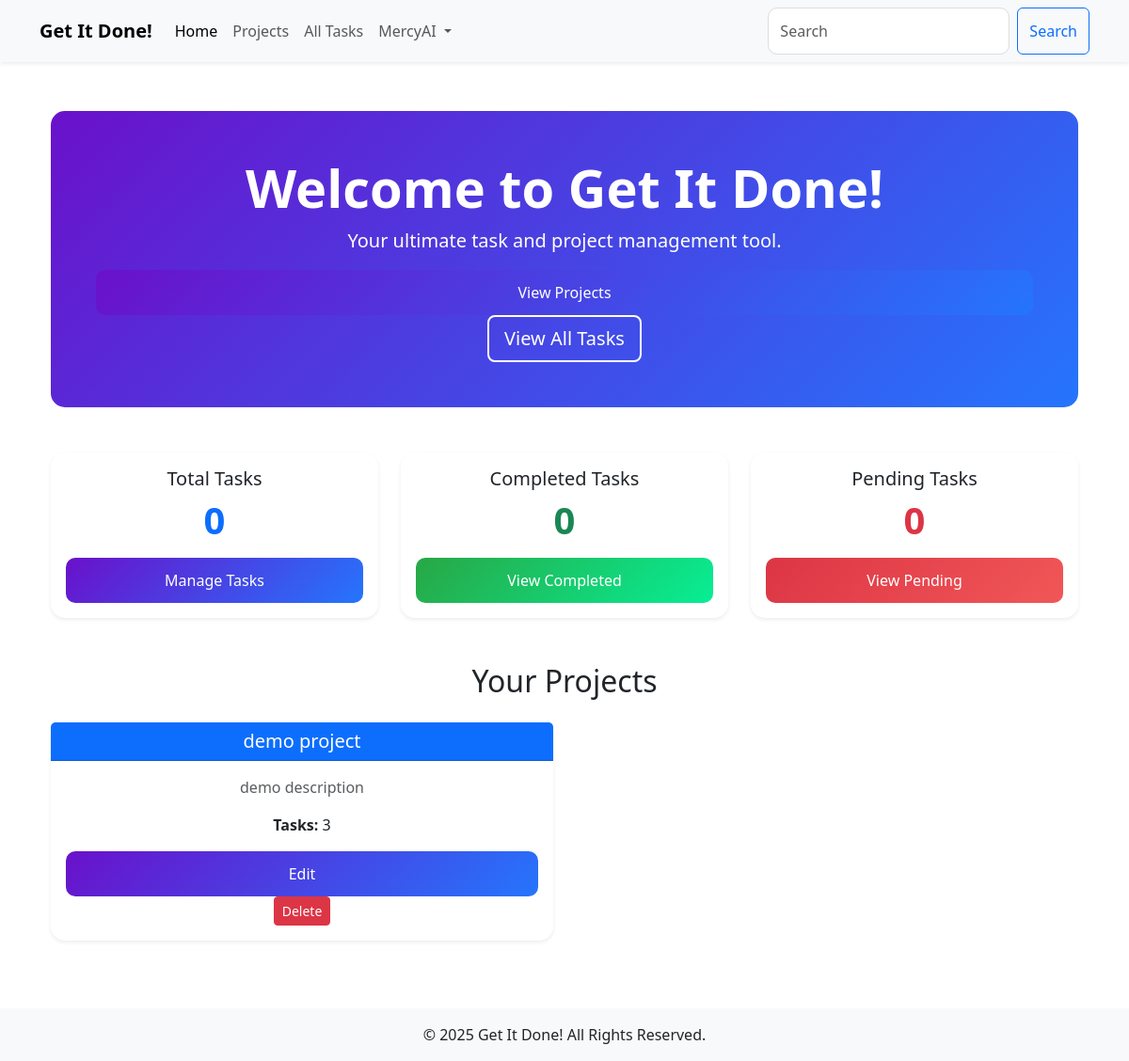
Page / (signed in) on the earlier database version.
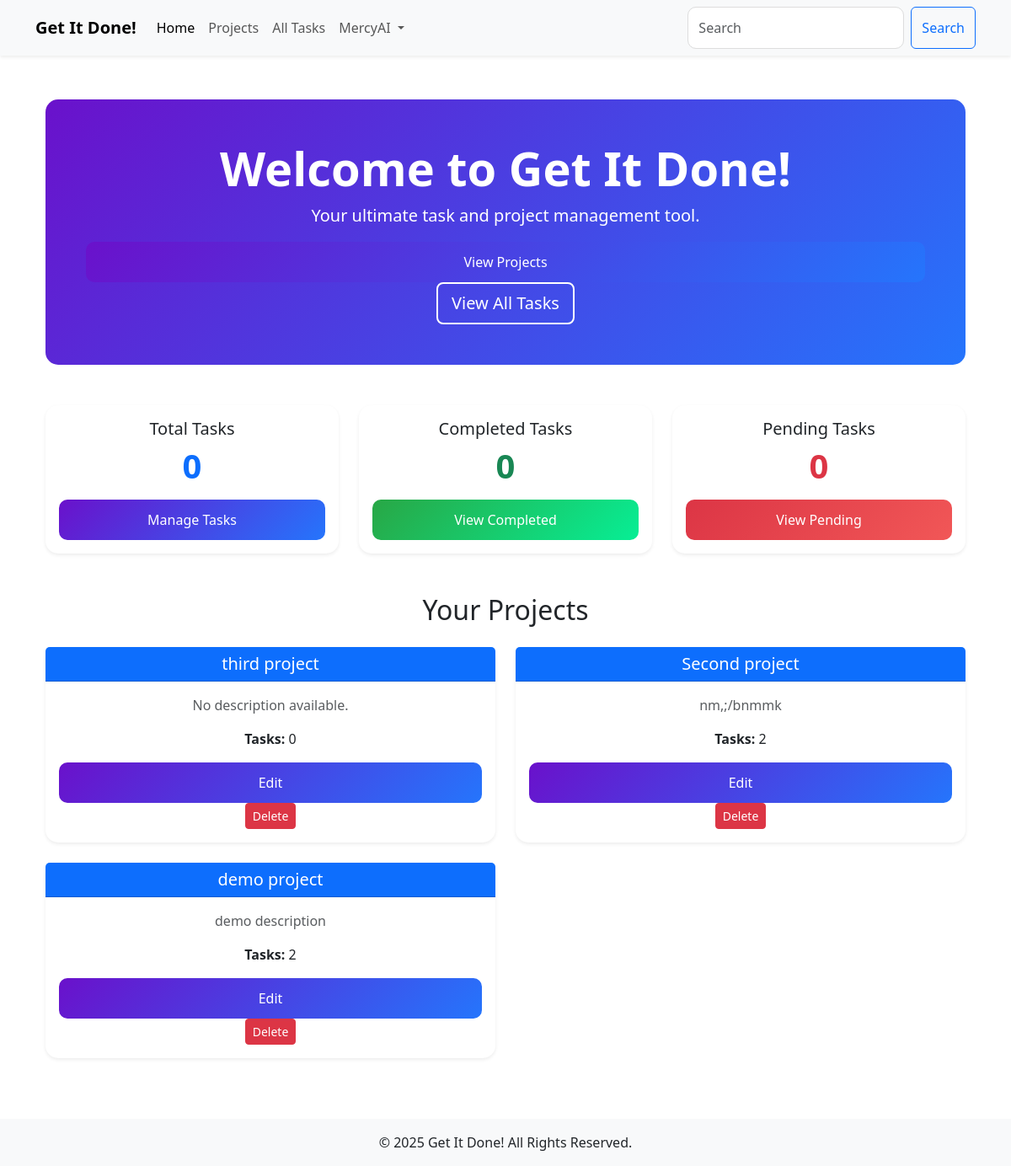
Same page on the later database version.
### models.py (models this page shows, shortened)
class Project(db.Model):
    id = db.Column(db.Integer, primary_key=True)
    name = db.Column(db.String(200), nullable=False, unique=True)
    description = db.Column(db.Text, nullable=True)
    deadline = db.Column(db.DateTime, nullable=True)
    created_at = db.Column(db.DateTime, default=db.func.current_timestamp())
    updated_at = db.Column(db.DateTime, default=db.func.current_timestamp(), onupdate=db.func.current_timestamp())
    owner_id = db.Column(db.Integer, db.ForeignKey('user.id'), nullable=False, index=True)  # Project owner
    owner = db.relationship('User', backref='projects')  # Link to the User model
    tasks = db.relationship('Task', backref='project', lazy='select')  # Link to the Task model

### main.py (the view)
@app.route('/')
@login_required
def index():
    projects = Project.query.order_by(Project.created_at.desc()).all()
    return render_template('index.html', projects=projects)

### main.py (called while the page is built)
@login_manager.user_loader
def load_user(user_id):
    return User.query.get(int(user_id))

### templates/index.html (shortened to what this page needs)
{% extends 'base.html' %}
{% block content %}
<div class="container text-center">
    <div class="hero-section py-5 text-white">
        <h1 class="display-4 fw-bold">Welcome to Get It Done!</h1>
        <p class="lead">Your ultimate task and project management tool.</p>
        <a href="{{ url_for('projects') }}" class="btn btn-lg btn-primary me-2">View Projects</a>
        <a href="{{ url_for('tasks') }}" class="btn btn-lg btn-outline-light">View All Tasks</a>
    </div>
    <div class="stats-section row mt-5">
        <div class="col-md-4">
            <div class="card shadow-sm border-0 h-100">
                <div class="card-body text-center">
                    <h5 class="card-title">Total Tasks</h5>
                    <p class="display-6 fw-bold text-primary">{{ tasks|length }}</p>
                    <a href="{{ url_for('tasks') }}" class="btn btn-sm btn-primary">Manage Tasks</a>
                </div>
            </div>
        </div>
        <div class="col-md-4">
            <div class="card shadow-sm border-0 h-100">
                <div class="card-body text-center">
                    <h5 class="card-title">Completed Tasks</h5>
                    <p class="display-6 fw-bold text-success">{{ completed_tasks|default(0) }}</p>
                    <a href="{{ url_for('tasks') }}" class="btn btn-sm w-100 btn-gradient-green">View Completed</a>
                </div>
            </div>
        </div>
        <div class="col-md-4">
            <div class="card shadow-sm border-0 h-100">
                <div class="card-body text-center">
                    <h5 class="card-title">Pending Tasks</h5>
                    <p class="display-6 fw-bold text-danger">{{ pending_tasks|default(0) }}</p>
                    <a href="{{ url_for('tasks') }}" class="btn btn-lg w-100 btn-gradient-red">View Pending</a>
                </div>
            </div>
        </div>
    </div>
    <div class="projects-section mt-5">
        <h2 class="mb-4 text-center">Your Projects</h2>
        {% if projects|length > 0 %}
        <div class="row">
            {% for project in projects %}
            <div class="col-md-6 mb-4">
                <div class="card shadow-sm border-0">
                    <div class="card-header bg-primary text-white">
                        <h5 class="mb-0">{{ project.name }}</h5>
                    </div>
                    <div class="card-body">
                        <p class="text-muted">{{ project.description or "No description available." }}</p>
                        <p><strong>Tasks:</strong> {{ project.tasks|length }}</p>
                        <a href="{{ url_for('edit_project', project_id=project.id) }}" class="btn btn-sm btn-primary">Edit</a>
                        <form method="POST" action="{{ url_for('delete_project', project_id=project.id) }}" class="d-inline">
                            <button type="submit" class="btn btn-sm btn-danger">Delete</button>
                        </form>
                    </div>
                </div>
            </div>
            {% endfor %}
        </div>
        {% else %}
        <div class="alert alert-info text-center" role="alert">
            No projects available. Start by creating a new project!
        </div>
        {% endif %}
    </div>
</div>
{% endblock %}

Differences in the rows shown:
added Project: name "third project", description "No description available.", tasks|length "0"
added Project: name "Second project", description "nm,;/bnmmk", tasks|length "2"
computed for Project "demo project": tasks|length "3" → "2"
